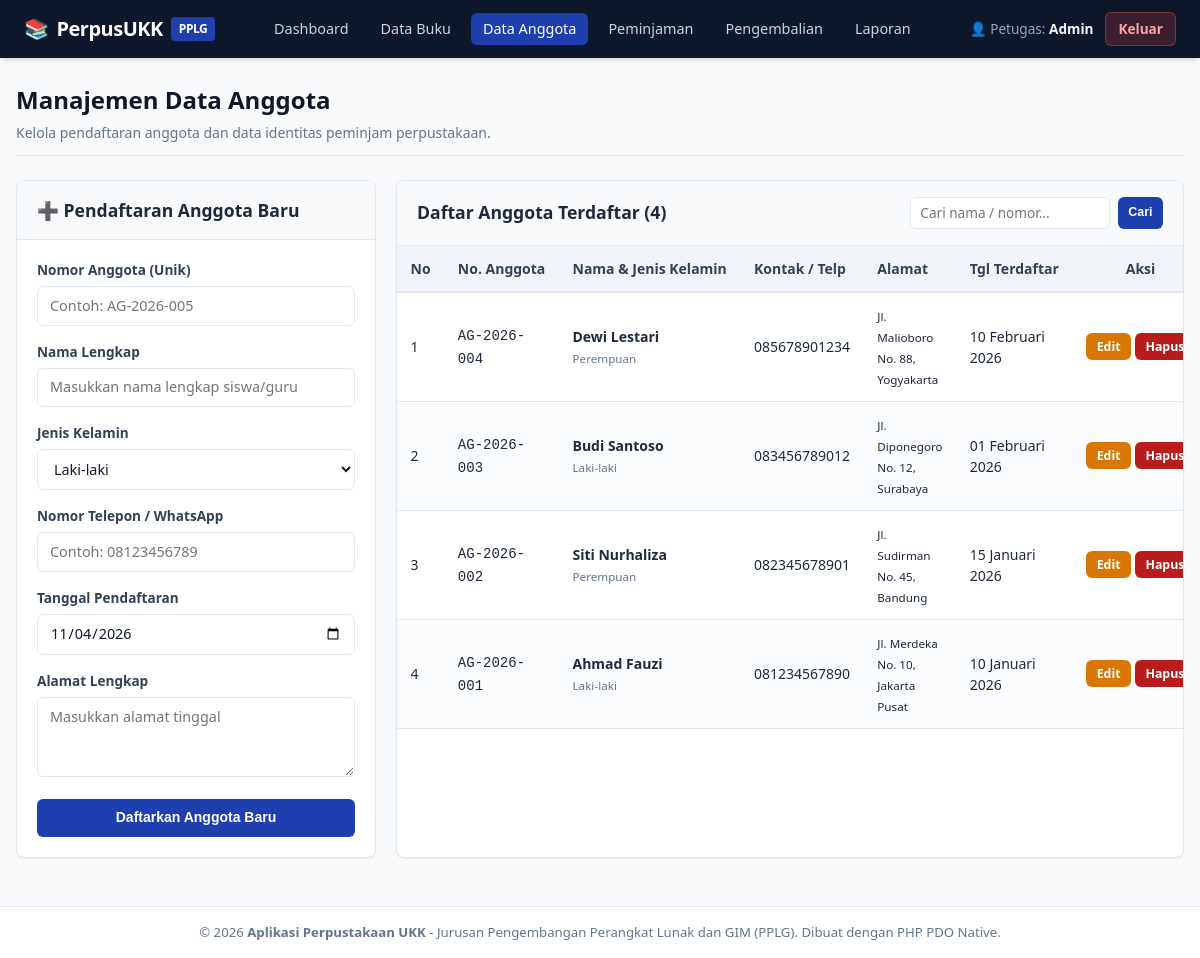
Screenshot of /perpus/versi-polos/anggota.php (signed in) with the database file from the repository.
### tables this page shows
CREATE TABLE `anggota` (
    `id_anggota` INT AUTO_INCREMENT PRIMARY KEY,
    `nomor_anggota` VARCHAR(20) NOT NULL UNIQUE,
    `nama_lengkap` VARCHAR(100) NOT NULL,
    `jenis_kelamin` ENUM('Laki-laki', 'Perempuan') NOT NULL,
    `alamat` TEXT NOT NULL,
    `no_telepon` VARCHAR(20) NOT NULL,
    `tanggal_pendaftaran` DATE NOT NULL,
    `created_at` TIMESTAMP DEFAULT CURRENT_TIMESTAMP,
    KEY `idx_anggota_nama` (`nama_lengkap`)
);

### perpus/versi-polos/config/database.php (called while the page is built, shortened)
<?php
function escape($data) {
    return htmlspecialchars((string)$data, ENT_QUOTES, 'UTF-8');
}
function format_tanggal($tanggal) {
    $bulanIndo = [
        1 => 'Januari', 'Februari', 'Maret', 'April', 'Mei', 'Juni',
        'Juli', 'Agustus', 'September', 'Oktober', 'November', 'Desember'
    ];
    $timestamp = strtotime($tanggal);
    $hari  = date('d', $timestamp);
    $bulan = $bulanIndo[(int)date('m', $timestamp)];
    $tahun = date('Y', $timestamp);
    return "{$hari} {$bulan} {$tahun}";
}

### perpus/versi-polos/anggota.php (the view, shortened to what this page needs)
<?php
require_once 'config/database.php';
$is_edit             = false;
$nomor_anggota       = '';
$nama_lengkap        = '';
$jenis_kelamin       = 'Laki-laki';
$alamat              = '';
$no_telepon          = '';
$tanggal_pendaftaran = date('Y-m-d');
$keyword = trim($_GET['keyword'] ?? '');
if ($keyword !== '') {
    $stmtAnggota = $pdo->prepare("
        SELECT * FROM anggota
        WHERE nama_lengkap LIKE :kw1 OR nomor_anggota LIKE :kw2
        ORDER BY id_anggota DESC
    ");
    $param = "%{$keyword}%";
    $stmtAnggota->execute([':kw1' => $param, ':kw2' => $param]);
} else {
    $stmtAnggota = $pdo->query("SELECT * FROM anggota ORDER BY id_anggota DESC");
}
$daftarAnggota = $stmtAnggota->fetchAll();
include 'includes/header.php';
?>
<div class="page-header">
    <div>
        <h1 class="page-title">Manajemen Data Anggota</h1>
        <p class="page-subtitle">Kelola pendaftaran anggota dan data identitas peminjam perpustakaan.</p>
    </div>
</div>
<div class="grid grid-split">
    <div class="card">
        <div class="card-header">
            <h2 class="card-title"><?= $is_edit ? '✏️ Edit Data Anggota' : '➕ Pendaftaran Anggota Baru' ?></h2>
        </div>
        <div class="card-body">
            <form action="anggota.php" method="POST">
                <div class="form-group">
                    <label for="nomor_anggota" class="form-label">Nomor Anggota (Unik)</label>
                    <input type="text" id="nomor_anggota" name="nomor_anggota" class="form-control"
                           placeholder="Contoh: AG-2026-005" required
                           value="<?= escape($nomor_anggota) ?>">
                </div>
                <div class="form-group">
                    <label for="nama_lengkap" class="form-label">Nama Lengkap</label>
                    <input type="text" id="nama_lengkap" name="nama_lengkap" class="form-control"
                           placeholder="Masukkan nama lengkap siswa/guru" required
                           value="<?= escape($nama_lengkap) ?>">
                </div>
                <div class="form-group">
                    <label for="jenis_kelamin" class="form-label">Jenis Kelamin</label>
                    <select id="jenis_kelamin" name="jenis_kelamin" class="form-select" required>
                        <option value="Laki-laki" <?= ($jenis_kelamin === 'Laki-laki') ? 'selected' : '' ?>>Laki-laki</option>
                    </select>
                </div>
                <div class="form-group">
                    <label for="no_telepon" class="form-label">Nomor Telepon / WhatsApp</label>
                    <input type="text" id="no_telepon" name="no_telepon" class="form-control"
                           placeholder="Contoh: 08123456789" required
                           value="<?= escape($no_telepon) ?>">
                </div>
                <div class="form-group">
                    <label for="tanggal_pendaftaran" class="form-label">Tanggal Pendaftaran</label>
                    <input type="date" id="tanggal_pendaftaran" name="tanggal_pendaftaran" class="form-control"
                           required value="<?= escape($tanggal_pendaftaran) ?>">
                </div>
                <div class="form-group">
                    <label for="alamat" class="form-label">Alamat Lengkap</label>
                    <textarea id="alamat" name="alamat" class="form-control"
                              placeholder="Masukkan alamat tinggal" required><?= escape($alamat) ?></textarea>
                </div>
                <button type="submit" class="btn btn-primary btn-block" style="margin-top: 1rem;">
                    <?= $is_edit ? 'Simpan Perubahan Anggota' : 'Daftarkan Anggota Baru' ?>
                </button>
            </form>
        </div>
    </div>
    <div class="card">
        <div class="card-header">
            <h2 class="card-title">Daftar Anggota Terdaftar (<?= count($daftarAnggota) ?>)</h2>
            <form action="anggota.php" method="GET" style="display: flex; gap: 0.5rem;">
                <input type="text" name="keyword" class="form-control" style="width: 200px; padding: 0.35rem 0.6rem; font-size: 0.85rem;"
                       placeholder="Cari nama / nomor..." value="<?= escape($keyword) ?>">
                <button type="submit" class="btn btn-sm btn-primary">Cari</button>
            </form>
        </div>
        <div class="card-body" style="padding: 0;">
            <div class="table-responsive">
                <table class="table table-striped">
                    <thead>
                        <tr>
                            <th>No</th>
                            <th>No. Anggota</th>
                            <th>Nama & Jenis Kelamin</th>
                            <th>Kontak / Telp</th>
                            <th>Alamat</th>
                            <th>Tgl Terdaftar</th>
                            <th style="text-align: center;">Aksi</th>
                        </tr>
                    </thead>
                    <tbody>
                        <?php if (empty($daftarAnggota)): ?>
                            <tr>
                                <td colspan="7" style="text-align: center; padding: 2rem; color: #64748b;">
                                    <?= ($keyword !== '') ? 'Tidak ditemukan anggota dengan kata kunci tersebut.' : 'Belum ada data anggota.' ?>
                                </td>
                            </tr>
                        <?php else: ?>
                            <?php $no = 1; foreach ($daftarAnggota as $anggota): ?>
                                <tr>
                                    <td><?= $no++ ?></td>
                                    <td><code><?= escape($anggota['nomor_anggota']) ?></code></td>
                                    <td>
                                        <strong><?= escape($anggota['nama_lengkap']) ?></strong><br>
                                        <small style="color: #64748b;"><?= escape($anggota['jenis_kelamin']) ?></small>
                                    </td>
                                    <td><?= escape($anggota['no_telepon']) ?></td>
                                    <td><small><?= escape($anggota['alamat']) ?></small></td>
                                    <td><?= format_tanggal($anggota['tanggal_pendaftaran']) ?></td>
                                    <td style="text-align: center; white-space: nowrap;">
                                        <a href="anggota.php?edit=<?= (int)$anggota['id_anggota'] ?>" class="btn btn-sm btn-warning">Edit</a>
                                        <a href="anggota.php?hapus=<?= (int)$anggota['id_anggota'] ?>" class="btn btn-sm btn-danger"
                                           onclick="return confirm('Apakah Anda yakin ingin menghapus data anggota \'<?= escape(addslashes($anggota['nama_lengkap'])) ?>\'?')">
                                           Hapus
                                        </a>
                                    </td>
                                </tr>
                            <?php endforeach; ?>
                        <?php endif; ?>
                    </tbody>
                </table>
            </div>
        </div>
    </div>
</div>
<?php include 'includes/footer.php'; ?>

### perpus/versi-polos/assets/style.css (style rules this page uses)
:root { --primary: #1e40af; --primary-hover: #1d4ed8; --primary-light: #dbeafe; --secondary: #475569; --secondary-hover: #334155; --success: #15803d; --success-bg: #dcfce7; --danger: #b91c1c; --danger-bg: #fee2e2; --warning: #b45309; --warning-bg: #fef3c7; --info: #0369a1; --info-bg: #e0f2fe; --bg-page: #f8fafc; --bg-card: #ffffff; --text-main: #0f172a; --text-muted: #64748b; --border-color: #e2e8f0; --radius: 8px; --shadow-sm: 0 1px 2px 0 rgba(0, 0, 0, 0.05); --shadow-md: 0 4px 6px -1px rgba(0, 0, 0, 0.1), 0 2px 4px -2px rgba(0, 0, 0, 0.1); --shadow-lg: 0 10px 15px -3px rgba(0, 0, 0, 0.1), 0 4px 6px -4px rgba(0, 0, 0, 0.1); --transition: all 0.2s ease-in-out; }
* { box-sizing: border-box; margin: 0; padding: 0; }
body { font-family: system-ui, -apple-system, 'Segoe UI', Roboto, Helvetica, Arial, sans-serif; background-color: var(--bg-page); color: var(--text-main); line-height: 1.5; display: flex; flex-direction: column; min-height: 100vh; }
.page-header { display: flex; justify-content: space-between; align-items: center; flex-wrap: wrap; gap: 1rem; margin-bottom: 1.5rem; padding-bottom: 0.75rem; border-bottom: 1px solid var(--border-color); }
.page-title { font-size: 1.5rem; font-weight: 700; color: #0f172a; }
.page-subtitle { font-size: 0.875rem; color: var(--text-muted); margin-top: 0.25rem; }
.grid { display: grid; gap: 1.25rem; }
.grid-split { grid-template-columns: 360px 1fr; }
.card { background-color: var(--bg-card); border: 1px solid var(--border-color); border-radius: var(--radius); box-shadow: var(--shadow-sm); margin-bottom: 1.5rem; overflow: hidden; }
.card-header { padding: 1rem 1.25rem; background-color: #f8fafc; border-bottom: 1px solid var(--border-color); display: flex; justify-content: space-between; align-items: center; flex-wrap: wrap; gap: 0.5rem; }
.card-title { font-size: 1.1rem; font-weight: 600; color: #1e293b; }
.card-body { padding: 1.25rem; }
.form-group { margin-bottom: 1rem; }
.form-label { display: block; font-size: 0.85rem; font-weight: 600; margin-bottom: 0.35rem; color: #334155; }
.form-control, .form-select { width: 100%; padding: 0.55rem 0.75rem; font-size: 0.9rem; line-height: 1.4; color: #0f172a; background-color: #ffffff; border: 1px solid var(--border-color); border-radius: 6px; outline: none; transition: var(--transition); font-family: inherit; }
textarea.form-control { min-height: 80px; resize: vertical; }
.btn { display: inline-flex; align-items: center; justify-content: center; gap: 0.4rem; padding: 0.55rem 1rem; font-size: 0.875rem; font-weight: 600; border-radius: 6px; cursor: pointer; border: 1px solid transparent; text-decoration: none; transition: var(--transition); line-height: 1.25; }
.btn-sm { padding: 0.3rem 0.6rem; font-size: 0.775rem; }
.btn-primary { background-color: var(--primary); color: #ffffff; }
.btn-danger { background-color: var(--danger); color: #ffffff; }
.btn-warning { background-color: #d97706; color: #ffffff; }
.btn-block { display: flex; width: 100%; }
.table-responsive { width: 100%; overflow-x: auto; -webkit-overflow-scrolling: touch; }
.table { width: 100%; border-collapse: collapse; font-size: 0.875rem; text-align: left; }
.table th { background-color: #f1f5f9; color: #334155; font-weight: 600; padding: 0.75rem 0.85rem; border-bottom: 2px solid var(--border-color); white-space: nowrap; }
.table td { padding: 0.75rem 0.85rem; border-bottom: 1px solid var(--border-color); color: #1e293b; vertical-align: middle; }
.table-striped tbody tr:nth-of-type(even) { background-color: #fbfcfe; }

### rows the page displays
anggota: nomor_anggota "AG-2026-004", nama_lengkap "Dewi Lestari", jenis_kelamin "Perempuan", no_telepon "085678901234", alamat "Jl. Malioboro No. 88, Yogyakarta", tanggal_pendaftaran "10 Februari 2026"
anggota: nomor_anggota "AG-2026-003", nama_lengkap "Budi Santoso", jenis_kelamin "Laki-laki", no_telepon "083456789012", alamat "Jl. Diponegoro No. 12, Surabaya", tanggal_pendaftaran "01 Februari 2026"
anggota: nomor_anggota "AG-2026-002", nama_lengkap "Siti Nurhaliza", jenis_kelamin "Perempuan", no_telepon "082345678901", alamat "Jl. Sudirman No. 45, Bandung", tanggal_pendaftaran "15 Januari 2026"
anggota: nomor_anggota "AG-2026-001", nama_lengkap "Ahmad Fauzi", jenis_kelamin "Laki-laki", no_telepon "081234567890", alamat "Jl. Merdeka No. 10, Jakarta Pusat", tanggal_pendaftaran "10 Januari 2026"

### other values shown
$_SESSION['nama_lengkap'] "Admin"
count($daftarAnggota) "4"
